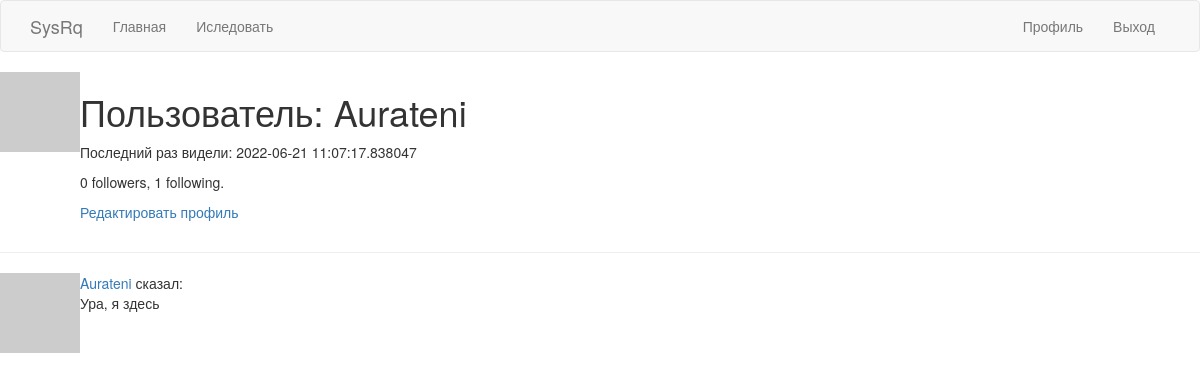
Page /user/Aurateni (signed in) on the earlier database version.
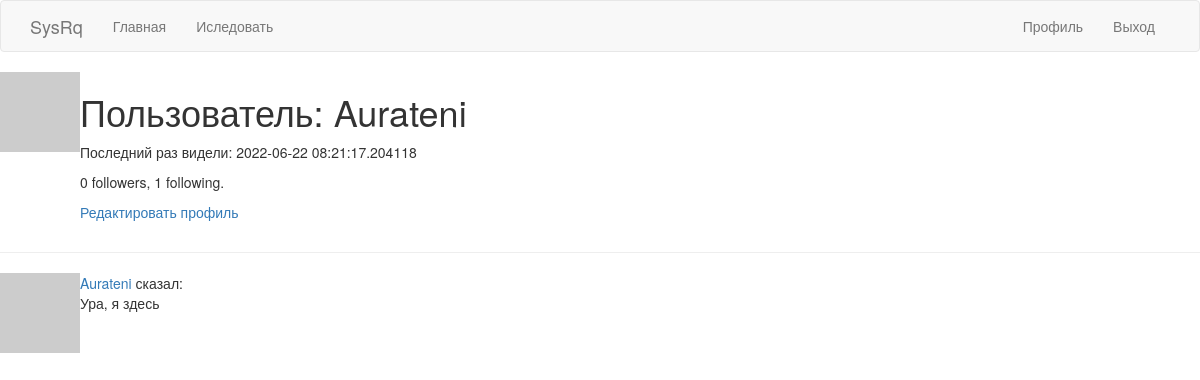
Same page on the later database version.
### app/models.py (models this page shows, shortened)
class User(UserMixin, db.Model):
    id = db.Column(db.Integer, primary_key=True)
    username = db.Column(db.String(64), index=True, unique=True)
    email = db.Column(db.String(120), index=True, unique=True)
    password_hash = db.Column(db.String(128))
    posts = db.relationship('Post', backref='author', lazy='dynamic')
    about_me = db.Column(db.String(140))
    last_seen = db.Column(db.DateTime, default=datetime.utcnow)
    followed = db.relationship(
        'User', secondary=followers,
        primaryjoin=(followers.c.follower_id == id),
        secondaryjoin=(followers.c.followed_id == id),
        backref=db.backref('followers', lazy='dynamic'), lazy='dynamic')
    def avatar(self, size):
        digest = md5(self.email.lower().encode('utf-8')).hexdigest()
        return 'https://www.gravatar.com/avatar/{}?d=identicon&s={}'.format(
            digest, size)

class Post(db.Model):
    id = db.Column(db.Integer, primary_key=True)
    body = db.Column(db.String(140))
    timestamp = db.Column(db.DateTime, index=True, default=datetime.utcnow)
    user_id = db.Column(db.Integer, db.ForeignKey('user.id'))

### app/routes.py (the view)
@app.route('/user/<username>')
@login_required
def user(username):
    user = User.query.filter_by(username=username).first_or_404()
    page = request.args.get('page', 1, type=int)
    posts = user.posts.order_by(Post.timestamp.desc()).paginate(
        page, app.config['POSTS_PER_PAGE'], False)
    next_url = url_for('user', username=user.username, page=posts.next_num) \
        if posts.has_next else None
    prev_url = url_for('user', username=user.username, page=posts.prev_num) \
        if posts.has_prev else None
    form = EmptyForm()
    return render_template('user.html', user=user, posts=posts.items, next_url=next_url, prev_url=prev_url, form=form)

### app/models.py (called while the page is built)
@login.user_loader
def load_user(id):
    return User.query.get(int(id))

### app/routes.py (called while the page is built)
@app.before_request
def before_request():
    if current_user.is_authenticated:
        current_user.last_seen = datetime.utcnow()
        db.session.commit()

### app/templates/user.html (shortened to what this page needs)
{% extends "base.html" %}
{% block content %}
     <table>
        <tr valign="top">
            <td><img src="{{ user.avatar(128) }}"></td>
            <td>
                <h1>Пользователь: {{ user.username }}</h1>
                {% if user.last_seen %}<p>Последний раз видели: {{ user.last_seen }}</p>{% endif %}
                <p>{{ user.followers.count() }} followers, {{ user.followed.count() }} following.</p>
                {% if user == current_user %}
                <p><a href="{{ url_for('edit_profile') }}">Редактировать профиль</a></p>
                {% endif %}
            </td>
        </tr>
    </table>
    <hr>
    {% for post in posts %}
        {% include '_post.html' %}
    {% endfor %}
{% endblock %}

### app/templates/base.html (shortened to what this page needs)
{% extends "bootstrap/base.html" %}
{% block navbar %}
    <nav class="navbar navbar-default">
        <div class="container">
            <div class="navbar-header">
                <a class="navbar-brand" href="{{ url_for('index') }}">SysRq</a>
            </div>
            <div class="collapse navbar-collapse" id="bs-example-navbar-collapse-1">
                <ul class="nav navbar-nav">
                    <li><a href="{{ url_for('index') }}">{{ ('Главная') }}</a></li>
                    <li><a href="{{ url_for('explore') }}">{{ ('Иследовать') }}</a></li>
                </ul>
                <ul class="nav navbar-nav navbar-right">
                    <li><a href="{{ url_for('user', username=current_user.username) }}">{{ ('Профиль') }}</a></li>
                    <li><a href="{{ url_for('logout') }}">{{ ('Выход') }}</a></li>
                </ul>
            </div>
        </div>
    </nav>
{% endblock %}

### app/templates/_post.html
 <table>
        <tr valign="top">
            <td><img src="{{ post.author.avatar(70) }}"></td>
            <td>
                <a href="{{ url_for('user', username=post.author.username) }}">
                    {{ post.author.username }}
                </a>
                сказал:<br>{{ post.body }}
            </td>
        </tr>
    </table>

Differences in the rows shown:
changed User "Aurateni": last_seen "2022-06-21 11:07:17.838047" → "2022-06-22 08:21:17.204118"
